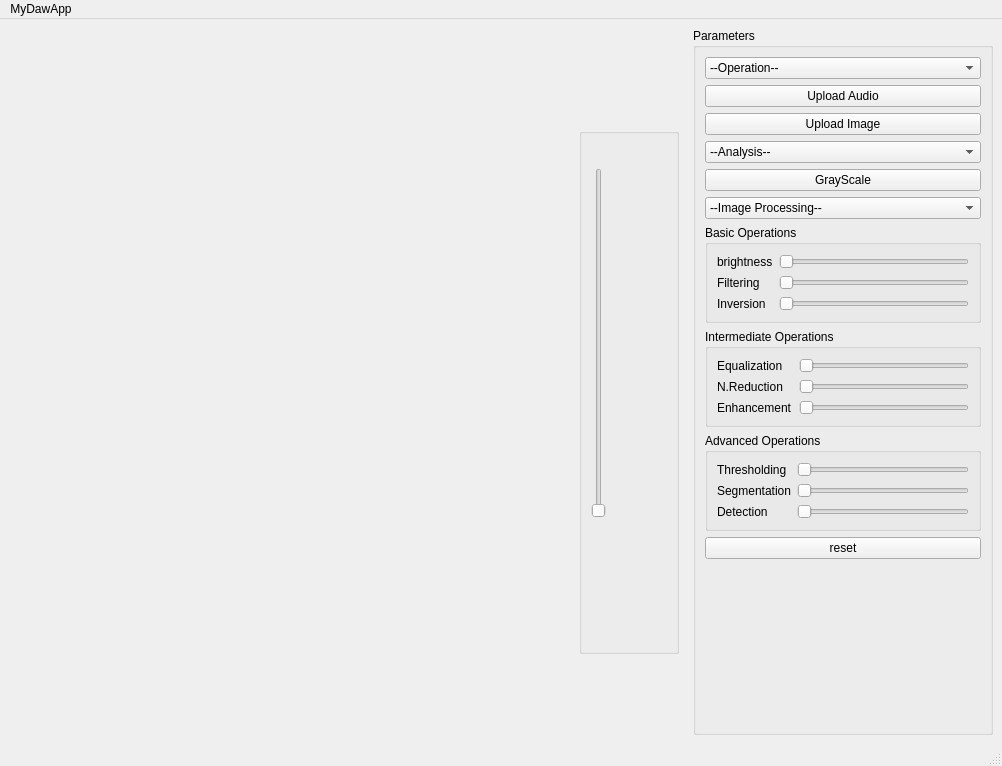
<?xml version="1.0" encoding="UTF-8"?>
<ui version="4.0">
 <class>MainWindow</class>
 <widget class="QMainWindow" name="MainWindow">
  <property name="geometry">
   <rect>
    <x>0</x>
    <y>0</y>
    <width>1002</width>
    <height>766</height>
   </rect>
  </property>
  <property name="windowTitle">
   <string>MainWindow</string>
  </property>
  <widget class="QWidget" name="centralwidget">
   <layout class="QVBoxLayout" name="verticalLayout">
    <item>
     <layout class="QHBoxLayout" name="horizontalLayout">
      <item>
       <widget class="QWidget" name="mplwindow" native="true">
        <widget class="QLabel" name="processLabel">
         <property name="geometry">
          <rect>
           <x>160</x>
           <y>20</y>
           <width>421</width>
           <height>50</height>
          </rect>
         </property>
         <property name="maximumSize">
          <size>
           <width>16777215</width>
           <height>50</height>
          </size>
         </property>
         <property name="autoFillBackground">
          <bool>true</bool>
         </property>
         <property name="text">
          <string/>
         </property>
        </widget>
        <widget class="QWidget" name="plotWidget" native="true">
         <property name="geometry">
          <rect>
           <x>50</x>
           <y>70</y>
           <width>500</width>
           <height>550</height>
          </rect>
         </property>
         <property name="minimumSize">
          <size>
           <width>500</width>
           <height>550</height>
          </size>
         </property>
         <property name="maximumSize">
          <size>
           <width>600</width>
           <height>500</height>
          </size>
         </property>
         <layout class="QHBoxLayout" name="horizontalLayout_2">
          <item>
           <widget class="QLabel" name="imageDisplay">
            <property name="maximumSize">
             <size>
              <width>350</width>
              <height>400</height>
             </size>
            </property>
            <property name="text">
             <string/>
            </property>
           </widget>
          </item>
         </layout>
        </widget>
        <widget class="QGroupBox" name="groupBox_2">
         <property name="geometry">
          <rect>
           <x>570</x>
           <y>100</y>
           <width>100</width>
           <height>526</height>
          </rect>
         </property>
         <property name="maximumSize">
          <size>
           <width>100</width>
           <height>16777215</height>
          </size>
         </property>
         <property name="title">
          <string/>
         </property>
         <layout class="QVBoxLayout" name="verticalLayout_2">
          <item>
           <widget class="QSlider" name="imageSizeVerticalSlider">
            <property name="minimumSize">
             <size>
              <width>0</width>
              <height>350</height>
             </size>
            </property>
            <property name="maximumSize">
             <size>
              <width>16777215</width>
              <height>300</height>
             </size>
            </property>
            <property name="orientation">
             <enum>Qt::Vertical</enum>
            </property>
           </widget>
          </item>
          <item>
           <widget class="QLabel" name="resizingLabel">
            <property name="minimumSize">
             <size>
              <width>0</width>
              <height>100</height>
             </size>
            </property>
            <property name="text">
             <string/>
            </property>
           </widget>
          </item>
          <item>
           <spacer name="verticalSpacer_2">
            <property name="orientation">
             <enum>Qt::Vertical</enum>
            </property>
            <property name="sizeHint" stdset="0">
             <size>
              <width>20</width>
              <height>40</height>
             </size>
            </property>
           </spacer>
          </item>
         </layout>
        </widget>
       </widget>
      </item>
      <item>
       <widget class="QGroupBox" name="groupBox">
        <property name="minimumSize">
         <size>
          <width>200</width>
          <height>0</height>
         </size>
        </property>
        <property name="maximumSize">
         <size>
          <width>300</width>
          <height>16777215</height>
         </size>
        </property>
        <property name="autoFillBackground">
         <bool>false</bool>
        </property>
        <property name="title">
         <string>Parameters</string>
        </property>
        <layout class="QVBoxLayout" name="verticalLayout_4">
         <item>
          <widget class="QComboBox" name="operationComboBox">
           <item>
            <property name="text">
             <string>--Operation--</string>
            </property>
           </item>
           <item>
            <property name="text">
             <string>Audio Processing</string>
            </property>
           </item>
           <item>
            <property name="text">
             <string>Image Processing</string>
            </property>
           </item>
          </widget>
         </item>
         <item>
          <widget class="QPushButton" name="audioBrowseButton">
           <property name="text">
            <string>Upload Audio</string>
           </property>
          </widget>
         </item>
         <item>
          <widget class="QPushButton" name="imageBrowseButton">
           <property name="text">
            <string>Upload Image</string>
           </property>
          </widget>
         </item>
         <item>
          <widget class="QComboBox" name="audioAnalysisComboBox">
           <item>
            <property name="text">
             <string>--Analysis--</string>
            </property>
           </item>
           <item>
            <property name="text">
             <string>Waveform</string>
            </property>
           </item>
           <item>
            <property name="text">
             <string>Time Domain - FFT</string>
            </property>
           </item>
           <item>
            <property name="text">
             <string>Freq - Magnitude</string>
            </property>
           </item>
           <item>
            <property name="text">
             <string>Freq - Phase</string>
            </property>
           </item>
          </widget>
         </item>
         <item>
          <widget class="QPushButton" name="grayScaleButton">
           <property name="text">
            <string>GrayScale</string>
           </property>
          </widget>
         </item>
         <item>
          <widget class="QComboBox" name="imageProcessingComboBox">
           <item>
            <property name="text">
             <string>--Image Processing--</string>
            </property>
           </item>
           <item>
            <property name="text">
             <string>Basic</string>
            </property>
           </item>
           <item>
            <property name="text">
             <string>Intermediate</string>
            </property>
           </item>
           <item>
            <property name="text">
             <string>Advanced</string>
            </property>
           </item>
          </widget>
         </item>
         <item>
          <widget class="QGroupBox" name="basicGroupBox">
           <property name="title">
            <string>Basic Operations</string>
           </property>
           <layout class="QFormLayout" name="formLayout">
            <item row="0" column="1">
             <widget class="QSlider" name="brightnessHorizontalSlider">
              <property name="orientation">
               <enum>Qt::Horizontal</enum>
              </property>
             </widget>
            </item>
            <item row="0" column="0">
             <widget class="QLabel" name="brightnessLabel">
              <property name="text">
               <string>brightness</string>
              </property>
             </widget>
            </item>
            <item row="1" column="0">
             <widget class="QLabel" name="filteringLabel">
              <property name="text">
               <string>Filtering</string>
              </property>
             </widget>
            </item>
            <item row="1" column="1">
             <widget class="QSlider" name="filteringHorizontalSlider">
              <property name="orientation">
               <enum>Qt::Horizontal</enum>
              </property>
             </widget>
            </item>
            <item row="2" column="1">
             <widget class="QSlider" name="inversionHorizontalSlider">
              <property name="orientation">
               <enum>Qt::Horizontal</enum>
              </property>
             </widget>
            </item>
            <item row="2" column="0">
             <widget class="QLabel" name="inversionLabel">
              <property name="text">
               <string>Inversion</string>
              </property>
             </widget>
            </item>
           </layout>
          </widget>
         </item>
         <item>
          <widget class="QGroupBox" name="interGroupBox">
           <property name="title">
            <string>Intermediate Operations</string>
           </property>
           <layout class="QFormLayout" name="formLayout_2">
            <item row="0" column="0">
             <widget class="QLabel" name="equalizationLabel">
              <property name="text">
               <string>Equalization</string>
              </property>
             </widget>
            </item>
            <item row="0" column="1">
             <widget class="QSlider" name="equalizationHorizontalSlider">
              <property name="orientation">
               <enum>Qt::Horizontal</enum>
              </property>
             </widget>
            </item>
            <item row="1" column="0">
             <widget class="QLabel" name="noiseReductionLabel">
              <property name="text">
               <string>N.Reduction</string>
              </property>
             </widget>
            </item>
            <item row="1" column="1">
             <widget class="QSlider" name="noiseReductionhorizontalSlider">
              <property name="orientation">
               <enum>Qt::Horizontal</enum>
              </property>
             </widget>
            </item>
            <item row="2" column="0">
             <widget class="QLabel" name="enhancementLabel">
              <property name="text">
               <string>Enhancement</string>
              </property>
             </widget>
            </item>
            <item row="2" column="1">
             <widget class="QSlider" name="enhancementHorizontalSlider">
              <property name="orientation">
               <enum>Qt::Horizontal</enum>
              </property>
             </widget>
            </item>
           </layout>
          </widget>
         </item>
         <item>
          <widget class="QGroupBox" name="advancedGroupBox">
           <property name="title">
            <string>Advanced Operations</string>
           </property>
           <layout class="QFormLayout" name="formLayout_3">
            <item row="0" column="0">
             <widget class="QLabel" name="thresholdingLabel">
              <property name="text">
               <string>Thresholding</string>
              </property>
             </widget>
            </item>
            <item row="0" column="1">
             <widget class="QSlider" name="thresholdingHorizontalSlider">
              <property name="orientation">
               <enum>Qt::Horizontal</enum>
              </property>
             </widget>
            </item>
            <item row="1" column="0">
             <widget class="QLabel" name="segmentationLabel">
              <property name="text">
               <string>Segmentation</string>
              </property>
             </widget>
            </item>
            <item row="1" column="1">
             <widget class="QSlider" name="segmentationHorizontalSlider">
              <property name="orientation">
               <enum>Qt::Horizontal</enum>
              </property>
             </widget>
            </item>
            <item row="2" column="0">
             <widget class="QLabel" name="featureDetectionLabel">
              <property name="text">
               <string>Detection</string>
              </property>
             </widget>
            </item>
            <item row="2" column="1">
             <widget class="QSlider" name="horizontalSlider_7">
              <property name="orientation">
               <enum>Qt::Horizontal</enum>
              </property>
             </widget>
            </item>
           </layout>
          </widget>
         </item>
         <item>
          <widget class="QPushButton" name="resetImageButton">
           <property name="text">
            <string>reset</string>
           </property>
          </widget>
         </item>
         <item>
          <spacer name="verticalSpacer">
           <property name="orientation">
            <enum>Qt::Vertical</enum>
           </property>
           <property name="sizeHint" stdset="0">
            <size>
             <width>20</width>
             <height>40</height>
            </size>
           </property>
          </spacer>
         </item>
        </layout>
       </widget>
      </item>
     </layout>
    </item>
   </layout>
  </widget>
  <widget class="QMenuBar" name="menubar">
   <property name="geometry">
    <rect>
     <x>0</x>
     <y>0</y>
     <width>1002</width>
     <height>27</height>
    </rect>
   </property>
   <widget class="QMenu" name="menuMyDawApp">
    <property name="title">
     <string>MyDawApp</string>
    </property>
   </widget>
   <addaction name="menuMyDawApp"/>
  </widget>
  <widget class="QStatusBar" name="statusbar"/>
 </widget>
 <resources/>
 <connections/>
</ui>
